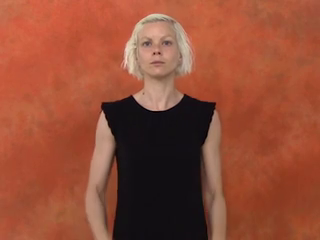
#> input picture frame 6 of word_level/wlasl_raw/australia/04184.mp4, 320 x 240 px, given in place of the camera
$ python collect_webcam_words.py
#> lines starting #> are read from the running program, lines starting #| are printed output that depends on the picture; after the words box and inside, x2 and y2 are one past the last pixel; in counts of white or black regions, pixels touching at a corner belong together
"""
OPTIONAL: record extra word/phrase clips yourself with your webcam to
supplement the real WLASL clips (useful for words WLASL has very few
samples of, or to add a brand-new word to config.VOCAB).

This mirrors the interactive style of the existing collect_data.py:
you run it locally (it needs a real camera + display, so it must be
run on your own machine, not in an automated/headless environment).

Controls:
    R      start/stop recording the current clip
    N      move to the next word in config.VOCAB
    P      move to the previous word
    ESC    quit

Clips are saved to word_level/webcam_raw/<word>/clip_<n>.mp4, in the
same directory layout extract_features.py already scans, so simply
re-running extract_features.py + train_word_model.py afterwards will
fold them into training.

Usage:
    python word_level/collect_webcam_words.py
"""

import os
import time

import cv2

import config

CLIP_SECONDS = 2.0   # ~ typical WLASL clip length


def next_clip_index(word_dir):
    if not os.path.isdir(word_dir):
        return 0
    existing = [f for f in os.listdir(word_dir) if f.startswith("clip_")]
    return len(existing)


def main():
    os.makedirs(config.WEBCAM_RAW_DIR, exist_ok=True)

    cap = cv2.VideoCapture(0)
    if not cap.isOpened():
        raise SystemExit("Could not open webcam.")

    fps = cap.get(cv2.CAP_PROP_FPS) or 30
    width = int(cap.get(cv2.CAP_PROP_FRAME_WIDTH))
    height = int(cap.get(cv2.CAP_PROP_FRAME_HEIGHT))

    word_idx = 0
    recording = False
    writer = None
    record_start = None

    print("Controls: R = start/stop recording | N = next word | P = previous word | ESC = quit")

    while True:
        word = config.VOCAB[word_idx]
        word_key = word.replace(" ", "_")
        word_dir = os.path.join(config.WEBCAM_RAW_DIR, word_key)

        ret, frame = cap.read()
#> frame is the input picture: shape (240, 320, 3); mean B, G, R 54.8, 76.6, 146
        if not ret:
            print("Camera error")
            break

        frame = cv2.flip(frame, 1)
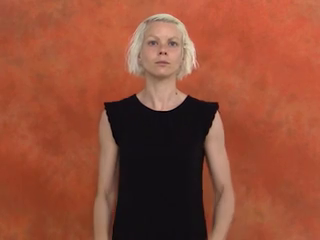
#> frame: shape (240, 320, 3); mean B, G, R 54.8, 76.6, 146
        display = frame.copy()

        cv2.putText(display, f"Word: {word}", (20, 40),
                    cv2.FONT_HERSHEY_SIMPLEX, 1, (0, 255, 0), 2)
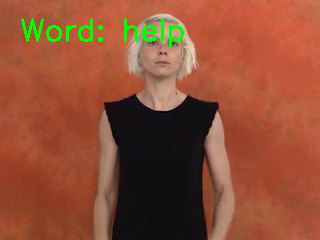
#> display: shape (240, 320, 3); 1.49% of pixels changed, all inside (x1, y1, x2, y2) = (21, 18, 184, 49)

        if recording:
            elapsed = time.time() - record_start
            cv2.circle(display, (30, 80), 10, (0, 0, 255), -1)
            cv2.putText(display, f"REC {elapsed:.1f}s", (50, 88),
                        cv2.FONT_HERSHEY_SIMPLEX, 0.7, (0, 0, 255), 2)
            writer.write(frame)

            if elapsed >= CLIP_SECONDS:
                writer.release()
                writer = None
                recording = False
                print(f"Saved clip for '{word}'")

        cv2.imshow("Collect Word Clips", display)

        key = cv2.waitKey(1) & 0xFF
#> (key Esc is pressed here)

        if key == 27:
            break
        elif key == ord('n'):
            word_idx = (word_idx + 1) % len(config.VOCAB)
        elif key == ord('p'):
            word_idx = (word_idx - 1) % len(config.VOCAB)
        elif key == ord('r'):
            if not recording:
                os.makedirs(word_dir, exist_ok=True)
                idx = next_clip_index(word_dir)
                out_path = os.path.join(word_dir, f"clip_{idx}.mp4")
                fourcc = cv2.VideoWriter_fourcc(*"mp4v")
                writer = cv2.VideoWriter(out_path, fourcc, fps, (width, height))
                recording = True
                record_start = time.time()
                print(f"Recording -> {out_path}")
            else:
                writer.release()
                writer = None
                recording = False
                print(f"Stopped early, saved clip for '{word}'")

    if writer is not None:
        writer.release()
    cap.release()
    cv2.destroyAllWindows()


if __name__ == "__main__":
    main()

$ run again, starting later in the video
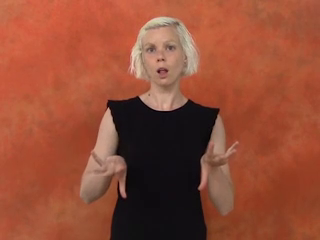
#> input picture frame 29 of word_level/wlasl_raw/australia/04184.mp4, 320 x 240 px, given in place of the camera
#> in main, frame is the input picture: shape (240, 320, 3); mean B, G, R 54.4, 76.5, 146.4
#> in main, `frame = cv2.flip(frame, 1)`:
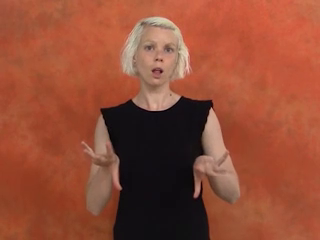
#> frame: shape (240, 320, 3); mean B, G, R 54.4, 76.5, 146.4
#> in main, `cv2.putText(display, f"Word: {word}", (20, 40), cv2.FONT_HERSHEY_SIMPL..`:
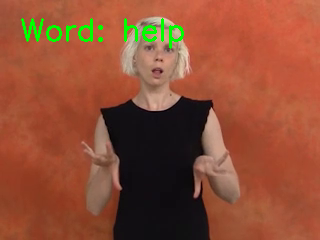
#> display: shape (240, 320, 3); 1.49% of pixels changed, all inside (x1, y1, x2, y2) = (21, 18, 184, 49)

$ run again, starting later in the video
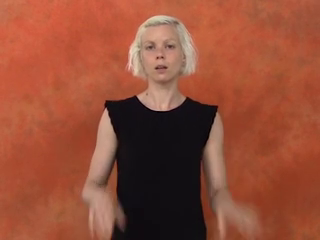
#> input picture frame 52 of word_level/wlasl_raw/australia/04184.mp4, 320 x 240 px, given in place of the camera
#> in main, frame is the input picture: shape (240, 320, 3); mean B, G, R 55.8, 77.4, 147
#> in main, `frame = cv2.flip(frame, 1)`:
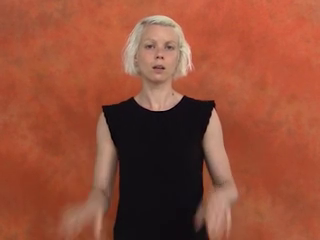
#> frame: shape (240, 320, 3); mean B, G, R 55.8, 77.4, 147
#> in main, `cv2.putText(display, f"Word: {word}", (20, 40), cv2.FONT_HERSHEY_SIMPL..`:
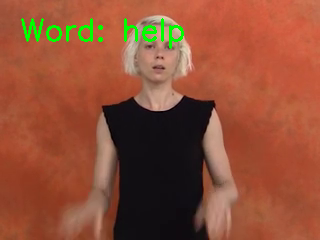
#> display: shape (240, 320, 3); 1.49% of pixels changed, all inside (x1, y1, x2, y2) = (21, 18, 184, 49)
